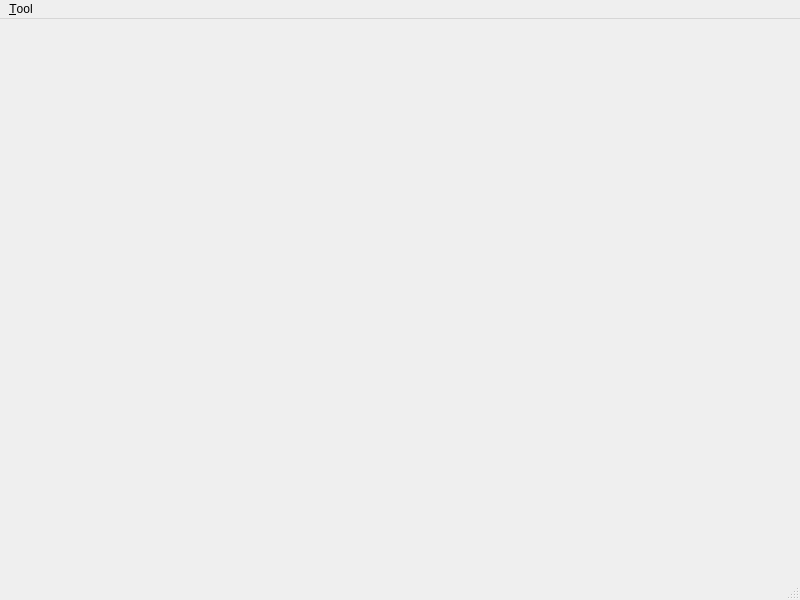
<?xml version="1.0" encoding="UTF-8"?>
<ui version="4.0">
 <class>MainWindow</class>
 <widget class="QMainWindow" name="MainWindow">
  <property name="geometry">
   <rect>
    <x>0</x>
    <y>0</y>
    <width>800</width>
    <height>600</height>
   </rect>
  </property>
  <property name="windowTitle">
   <string>MainWindow</string>
  </property>
  <widget class="QWidget" name="centralwidget"/>
  <widget class="QMenuBar" name="menubar">
   <property name="geometry">
    <rect>
     <x>0</x>
     <y>0</y>
     <width>800</width>
     <height>25</height>
    </rect>
   </property>
   <widget class="QMenu" name="menu_Tool">
    <property name="title">
     <string>&amp;Tool</string>
    </property>
    <addaction name="action_Mouse_Click"/>
   </widget>
   <addaction name="menu_Tool"/>
  </widget>
  <widget class="QStatusBar" name="statusbar"/>
  <action name="action_Mouse_Click">
   <property name="text">
    <string>&amp;Mouse Click</string>
   </property>
  </action>
 </widget>
 <resources/>
 <connections/>
</ui>
